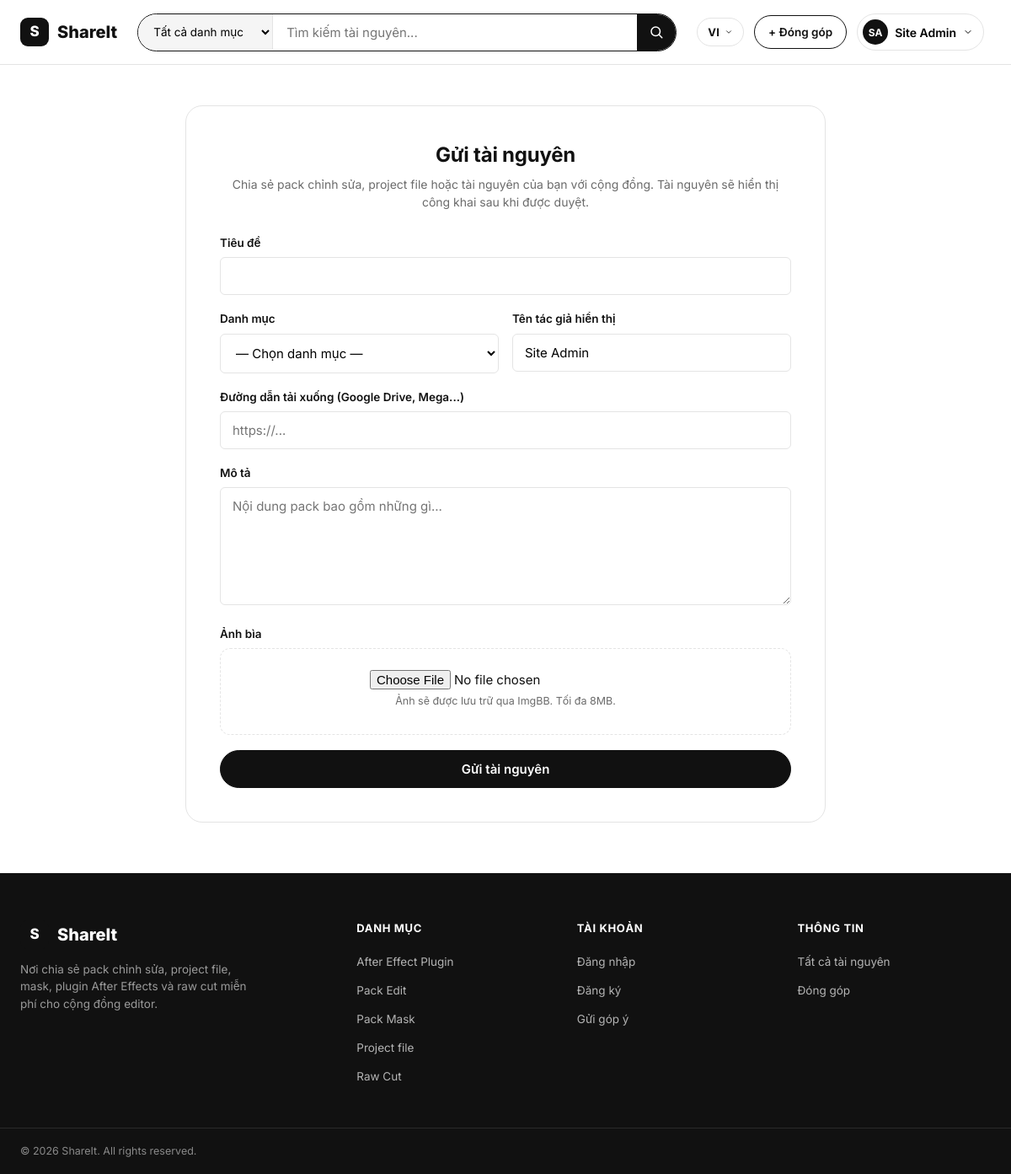
/submit_project.php (signed in), run on the app's committed database.
### tables this page shows
CREATE TABLE IF NOT EXISTS `category` (
  `category_id` int(11) NOT NULL AUTO_INCREMENT,
  `category_name` varchar(255) NOT NULL,
  PRIMARY KEY (`category_id`)
);

### includes/i18n.php (called while the page is built, shortened)
<?php
function current_lang(): string
{
    $requested = $_GET['lang'] ?? null;
    $lang = $_SESSION['lang'] ?? 'vi';
    return $lang === 'en' ? 'en' : 'vi';
}
function t(string $key, array $vars = []): string
{
    global $translations;
    $lang = current_lang();
    $text = $translations[$key][$lang] ?? $translations[$key]['vi'] ?? $key;
    return $text;
}

### includes/auth.php (called while the page is built, shortened)
<?php
function current_user(): ?array
{
    return $_SESSION['user'] ?? null;
}

### includes/functions.php (called while the page is built, shortened)
<?php
function e(?string $s): string
{
    return htmlspecialchars($s ?? '', ENT_QUOTES, 'UTF-8');
}
function get_categories(): array
{
    static $categories = null;
    if ($categories === null) {
        $categories = db()->query('SELECT * FROM category ORDER BY category_name ASC')->fetchAll();
    }
    return $categories;
}

### includes/db.php (called while the page is built)
<?php
function db(): PDO
{
    static $pdo = null;
    if ($pdo === null) {
        $dsn = 'mysql:host=' . DB_HOST . ';dbname=' . DB_NAME . ';charset=utf8mb4';
        $pdo = new PDO($dsn, DB_USER, DB_PASS, [
            PDO::ATTR_ERRMODE => PDO::ERRMODE_EXCEPTION,
            PDO::ATTR_DEFAULT_FETCH_MODE => PDO::FETCH_ASSOC,
            PDO::ATTR_EMULATE_PREPARES => false,
        ]);
    }
    return $pdo;
}

### submit_project.php (the view, shortened to what this page needs)
<?php
$user = current_user();
$old = ['title' => '', 'category_id' => '', 'author' => $user['full_name'], 'description' => '', 'source' => ''];
require __DIR__ . '/includes/header.php';
?>
<div class="form-card wide">
  <h1><?= t('submit.title') ?></h1>
  <p class="form-subtitle"><?= t('submit.subtitle') ?></p>
  <form method="post" novalidate>
    <div class="form-group">
      <label for="title"><?= t('submit.field_title') ?></label>
      <input class="form-control" type="text" id="title" name="title" value="<?= e($old['title']) ?>" required>
    </div>
    <div class="form-row">
      <div class="form-group">
        <label for="category_id"><?= t('submit.field_category') ?></label>
        <select class="form-control" id="category_id" name="category_id" required>
          <option value=""><?= t('submit.field_category_placeholder') ?></option>
        </select>
      </div>
      <div class="form-group">
        <label for="author"><?= t('submit.field_author') ?></label>
        <input class="form-control" type="text" id="author" name="author" value="<?= e($old['author']) ?>">
      </div>
    </div>
    <div class="form-group">
      <label for="source"><?= t('submit.field_source') ?></label>
      <input class="form-control" type="url" id="source" name="source" value="<?= e($old['source']) ?>" placeholder="https://..." required>
    </div>
    <div class="form-group">
      <label for="description"><?= t('submit.field_description') ?></label>
      <textarea class="form-control" id="description" name="description" placeholder="<?= e(t('submit.field_description_placeholder')) ?>"><?= e($old['description']) ?></textarea>
    </div>
    <div class="form-group">
      <label for="coverInput"><?= t('submit.field_cover') ?></label>
      <div class="upload-drop">
        <input type="file" id="coverInput" accept="image/*" data-imgbb-key="<?= e(IMGBB_API_KEY) ?>" required>
        <span class="hint"><?= t('submit.field_cover_hint') ?></span>
      </div>
    </div>
    <button type="submit" class="btn btn-primary btn-block"><?= t('submit.submit_button') ?></button>
  </form>
</div>
<?php require __DIR__ . '/includes/footer.php'; ?>

### includes/footer.php (shortened to what this page needs)
</div>
</main>
<footer class="site-footer">
  <div class="container footer-inner">
    <div class="footer-brand">
      <a class="logo logo-light" href="<?= e(SITE_URL) ?>/index.php">
        <span class="logo-mark">S</span><span class="logo-text"><?= e(SITE_NAME) ?></span>
      </a>
      <p><?= t('footer.blurb') ?></p>
    </div>
    <div class="footer-col">
      <h4><?= t('footer.categories') ?></h4>
      <ul>
        <?php foreach (get_categories() as $cat): ?>
          <li><a href="<?= e(SITE_URL) ?>/index.php?category=<?= (int)$cat['category_id'] ?>"><?= e($cat['category_name']) ?></a></li>
        <?php endforeach; ?>
      </ul>
    </div>
    <div class="footer-col">
      <h4><?= t('footer.account') ?></h4>
      <ul>
        <li><a href="<?= e(SITE_URL) ?>/auth/login.php"><?= t('nav.login') ?></a></li>
        <li><a href="<?= e(SITE_URL) ?>/auth/register.php"><?= t('nav.register') ?></a></li>
        <li><a href="<?= e(SITE_URL) ?>/feedback.php"><?= t('nav.feedback') ?></a></li>
      </ul>
    </div>
    <div class="footer-col">
      <h4><?= t('footer.info') ?></h4>
      <ul>
        <li><a href="<?= e(SITE_URL) ?>/index.php"><?= t('footer.all_resources') ?></a></li>
        <li><a href="<?= e(SITE_URL) ?>/staff/project_new.php">Đóng góp</a></li>
      </ul>
    </div>
  </div>
  <div class="footer-bottom">
    <div class="container">&copy; <?= date('Y') ?> <?= e(SITE_NAME) ?>. All rights reserved.</div>
  </div>
</footer>
</body>
</html>

### assets/css/style.css (style rules this page uses)
:root { --bg: #ffffff; --surface: #ffffff; --surface-muted: #f5f5f5; --fg: #111111; --muted: #6b6b6b; --border: #e4e4e4; --border-strong: #111111; --black: #111111; --white: #ffffff; --danger: #b3261e; --radius-sm: 6px; --radius: 12px; --radius-lg: 20px; --shadow: 0 1px 2px rgba(0,0,0,.04), 0 8px 24px rgba(0,0,0,.06); --font: 'Inter', -apple-system, BlinkMacSystemFont, 'Segoe UI', Roboto, Helvetica, Arial, sans-serif; }
* { box-sizing: border-box; }
html, body { margin: 0; padding: 0; }
body { font-family: var(--font); color: var(--fg); background: var(--bg); line-height: 1.5; -webkit-font-smoothing: antialiased; }
a { color: inherit; text-decoration: none; }
ul { list-style: none; margin: 0; padding: 0; }
h1, h2, h3, h4 { margin: 0 0 .5em; font-weight: 700; letter-spacing: -0.01em; }
p { margin: 0 0 1em; }
button { font-family: inherit; cursor: pointer; }
input, select, textarea, button { font-family: inherit; font-size: 15px; }
.container { max-width: 1240px; margin: 0 auto; padding: 0 24px; }
.btn { display: inline-flex; align-items: center; justify-content: center; gap: 8px; padding: 12px 22px; border-radius: 999px; font-weight: 600; font-size: 15px; border: 1.5px solid var(--black); cursor: pointer; transition: all .15s ease; white-space: nowrap; }
.btn-primary { background: var(--black); color: var(--white); }
.btn-block { width: 100%; }
.logo { display: flex; align-items: center; gap: 10px; font-weight: 800; font-size: 20px; flex-shrink: 0; }
.logo-mark { width: 34px; height: 34px; border-radius: 9px; background: var(--black); color: var(--white); display: flex; align-items: center; justify-content: center; font-size: 17px; }
.logo-light .logo-text { color: var(--white); }
.form-card { max-width: 520px; margin: 48px auto; border: 1px solid var(--border); border-radius: var(--radius-lg); padding: 40px; }
.form-card.wide { max-width: 760px; }
.form-card h1 { font-size: 24px; text-align: center; margin-bottom: 6px; }
.form-subtitle { text-align: center; color: var(--muted); font-size: 14px; margin-bottom: 28px; }
.form-group { margin-bottom: 18px; }
.form-group label { display: block; font-size: 13.5px; font-weight: 600; margin-bottom: 7px; }
.form-group .hint { display: block; font-weight: 400; color: var(--muted); font-size: 12.5px; margin-top: 5px; }
.form-control { width: 100%; padding: 12px 14px; border: 1.5px solid var(--border); border-radius: var(--radius-sm); outline: none; background: var(--white); transition: border-color .15s ease; }
textarea.form-control { resize: vertical; min-height: 140px; }
.form-row { display: grid; grid-template-columns: 1fr 1fr; gap: 16px; }
.upload-drop { border: 1.5px dashed var(--border); border-radius: var(--radius); padding: 24px; text-align: center; }
.site-footer { background: var(--black); color: #d8d8d8; margin-top: 60px; }
.footer-inner { display: grid; grid-template-columns: 1.6fr 1fr 1fr 1fr; gap: 32px; padding: 56px 24px 40px; }
.footer-brand p { color: #9a9a9a; font-size: 13.5px; margin-top: 14px; max-width: 280px; }
.footer-col h4 { color: var(--white); font-size: 13px; text-transform: uppercase; letter-spacing: .05em; margin-bottom: 16px; }
.footer-col li { margin-bottom: 10px; }
.footer-col a { color: #b4b4b4; font-size: 13.5px; }
.footer-bottom { border-top: 1px solid #2a2a2a; padding: 18px 0; font-size: 12.5px; color: #8a8a8a; }

### data on the page
category: category_name "After Effect Plugin"
category: category_name "Pack Edit"
category: category_name "Pack Mask"
category: category_name "Project file"
category: category_name "Raw Cut"

### other printed values
SITE_NAME "ShareIt"
$currentLang "VI"
initials($user['full_name']) "SA"
$user['full_name'] "Site Admin"
t('submit.title') "Gửi tài nguyên"
t('submit.subtitle') "Chia sẻ pack chỉnh sửa, project file hoặc tài nguyên của bạn với cộng đồng. Tài nguyên sẽ hiển thị công khai sau khi được duyệt."
t('submit.field_title') "Tiêu đề"
t('submit.field_category') "Danh mục"
t('submit.field_author') "Tên tác giả hiển thị"
t('submit.field_source') "Đường dẫn tải xuống (Google Drive, Mega...)"
t('submit.field_description') "Mô tả"
t('submit.field_cover') "Ảnh bìa"
t('submit.field_cover_hint') "Ảnh sẽ được lưu trữ qua ImgBB. Tối đa 8MB."
t('submit.submit_button') "Gửi tài nguyên"
t('footer.blurb') "Nơi chia sẻ pack chỉnh sửa, project file, mask, plugin After Effects và raw cut miễn phí cho cộng đồng editor."
